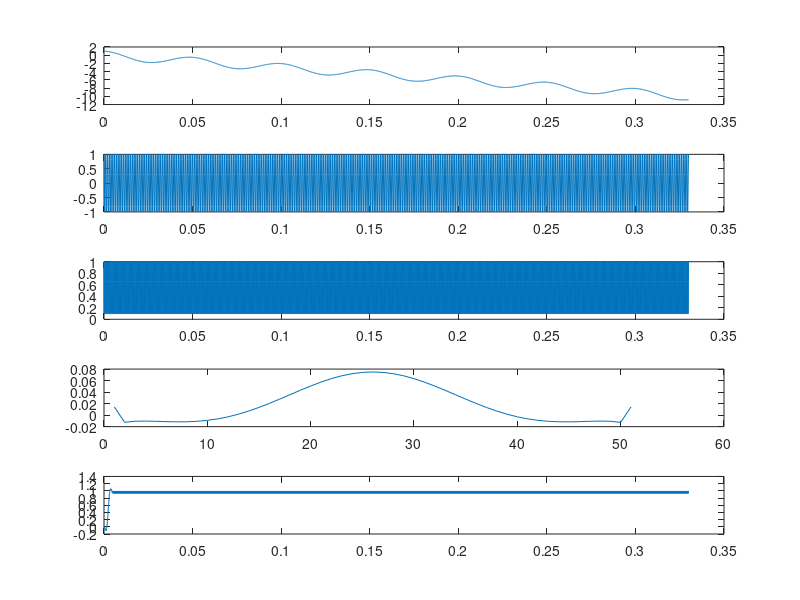

Recreate this plot in MATLAB.
%AM_example
time=.33; Ts=1/10000;                         % sampling interval and time
t=0:Ts:time; lent=length(t);                  % define a "time" vector
phi=0; gem=0;
fc=1000; c=cos(2*pi*fc*t);                    % define carrier at freq fc
fm=20; w=-10/lent*[1:lent]+cos(2*pi*fm*t);     % create "message" > -1
v=c.*w;                                     % modulate with large carrier
d=cos(2*pi*(fc+gem)*t+phi);
vv=c.*d;
fbe=[0 0.05 0.1 1]; damps=[1 1 0 0]; fl=50;  % low pass filter design
b=firpm(fl,fbe,damps);                        % impulse response of LPF
envv=2*filter(b,1,vv);   % find envelope
figure(1);
subplot(5,1,1);
plot(t,w);
subplot(5,1,2);
plot(t,c);
subplot(5,1,3);
plot(t,vv);
subplot(5,1,4);
plot(b);
subplot(5,1,5);
plot(t,envv);